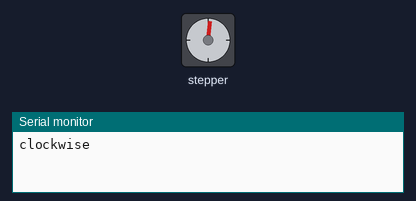
Recording of a sketch running on a simulated Arduino Uno, built with avr-gcc and run on an emulated ATmega328P. On the bench: stepper motor, the last lines printed to the serial monitor. Stepper angles assume 512 steps per turn.

Above: at 0.05 s.
At 0.5 s:
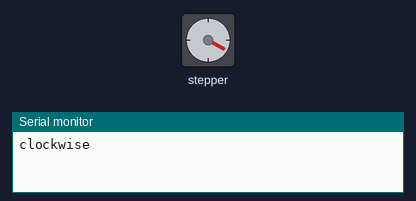
At 1.0 s:
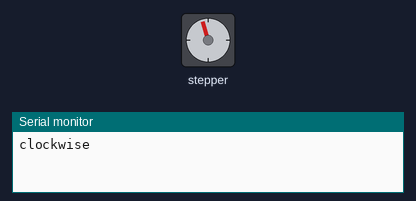
At 2.45 s:
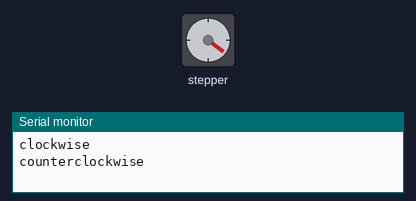
Timing chart, 0 to 6.9 s (numbered marks = the images above):
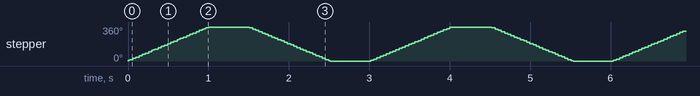

The sketch:

Step_motor_review.ino
```cpp
//90도씩 시계방향, 반시계방향으로 회전
#include <Stepper.h>

// 2048 : 360도 / 1024 : 180도 / 512 : 90도 / 256 : 45도
const int stepsPerRevolution = 512;

int IN1 = 13; //blue
int IN2 = 12; //pink
int IN3 = 14; //yellow
int IN4 = 16; //orange

Stepper stepper(stepsPerRevolution, IN4, IN2, IN3, IN1); // 스텝모터 객체 생성
// 스텝수와 4개의 제어선 디지털핀 설정,
//제어선 순서 : orange-pink-yellow-blue 순 (IN4, IN2, IN3, IN1)

void setup() {
  stepper.setSpeed(60); //스템모터 속도 RPM (분당 회전수)
  Serial.begin(115200);
}

void loop() {
  Serial.println("clockwise");
  stepper.step(stepsPerRevolution);
  delay(500);

  Serial.println("counterclockwise");
  stepper.step(-stepsPerRevolution);
  delay(500);
}
```

Measured:
- by itself, stepper: turns 360° clockwise in 1.0 s, then 360° counter-clockwise in 1.0 s, repeating every 3.0 s
